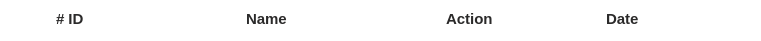
       <widget class="QFrame" name="frame_19">
        <property name="geometry">
         <rect>
          <x>20</x>
          <y>140</y>
          <width>761</width>
          <height>41</height>
         </rect>
        </property>
        <property name="styleSheet">
         <string notr="true">QFrame{
  border-radius: 15px;
  border: 2px solid white ;
background-color:white;

}
QLabel
{
font-size:15px;
font-weight:bold;
color:#2B2A2A;
}
QPushButton{
  border-radius: 10px;
  background: #FF7F7F;
color:white;



}

QPushButton:hover{
background: #CCD0CD;
color:Black;
}

</string>
        </property>
        <property name="frameShape">
         <enum>QFrame::Shape::StyledPanel</enum>
        </property>
        <property name="frameShadow">
         <enum>QFrame::Shadow::Raised</enum>
        </property>
        <widget class="QLabel" name="label_148">
         <property name="geometry">
          <rect>
           <x>50</x>
           <y>3</y>
           <width>141</width>
           <height>31</height>
          </rect>
         </property>
         <property name="text">
          <string># ID</string>
         </property>
        </widget>
        <widget class="QLabel" name="label_149">
         <property name="geometry">
          <rect>
           <x>240</x>
           <y>3</y>
           <width>141</width>
           <height>31</height>
          </rect>
         </property>
         <property name="text">
          <string>Name</string>
         </property>
        </widget>
        <widget class="QLabel" name="label_150">
         <property name="geometry">
          <rect>
           <x>440</x>
           <y>3</y>
           <width>141</width>
           <height>31</height>
          </rect>
         </property>
         <property name="text">
          <string>Action</string>
         </property>
        </widget>
        <widget class="QLabel" name="label_151">
         <property name="geometry">
          <rect>
           <x>600</x>
           <y>3</y>
           <width>131</width>
           <height>31</height>
          </rect>
         </property>
         <property name="text">
          <string>Date</string>
         </property>
        </widget>
       </widget>
